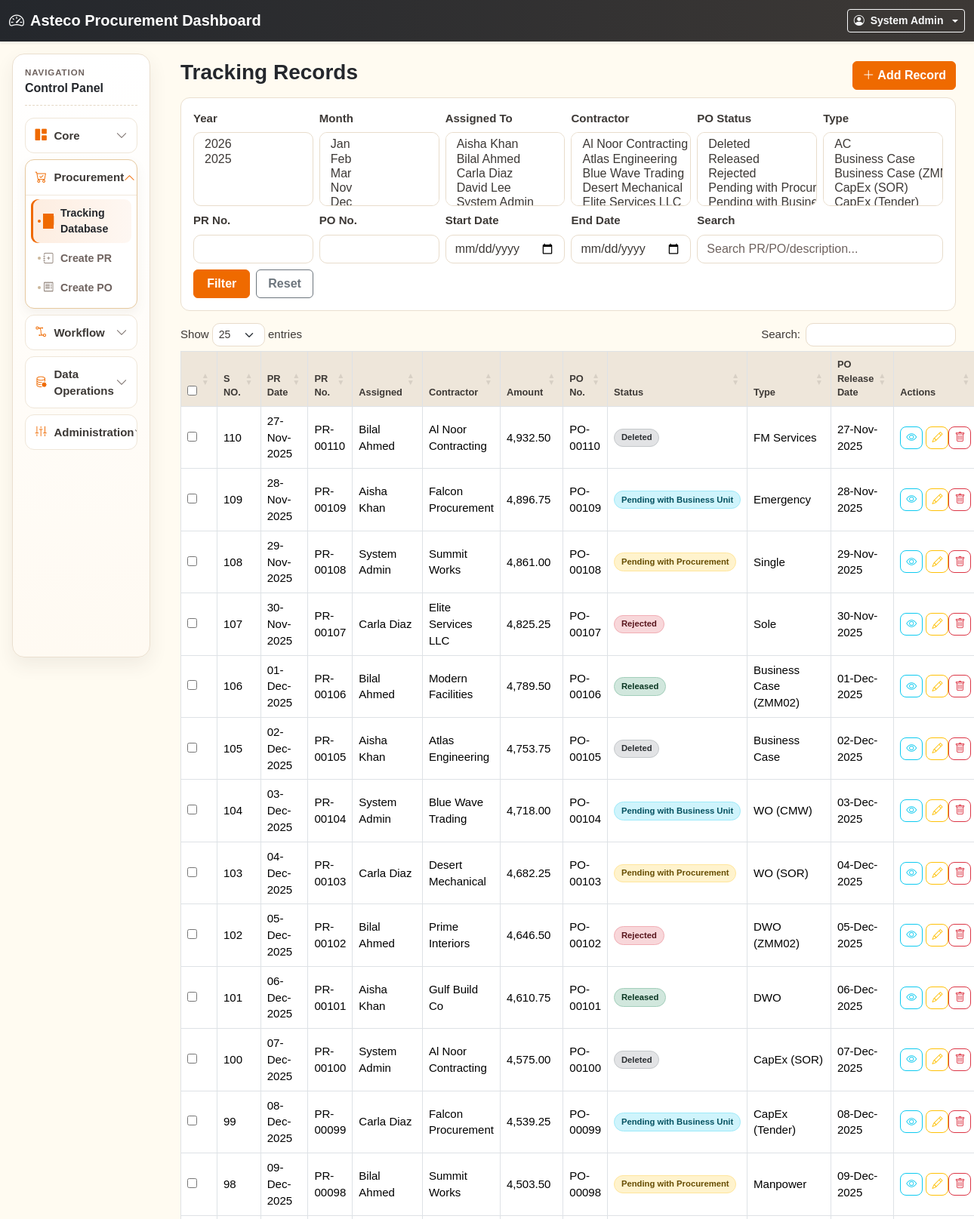
/tracking/index.php (signed in, upper part), run on the app's committed database.
### tables this page shows
CREATE TABLE tracking_records (
  id INT AUTO_INCREMENT PRIMARY KEY,
  s_no INT NULL,
  pr_receival_date DATE NOT NULL,
  pr_no VARCHAR(100) NOT NULL,
  assigned_to_user_id INT NOT NULL,
  brief_description TEXT NOT NULL,
  wo_dwo_vo_ref VARCHAR(120) NULL,
  amount_aed DECIMAL(14,2) NULL,
  contract_reference VARCHAR(120) NULL,
  contractor_id INT NOT NULL,
  po_no VARCHAR(100) NULL,
  po_status_id INT NOT NULL,
  po_release_date DATE NULL,
  remarks TEXT NULL,
  type_id INT NOT NULL,
  created_by INT NULL,
  updated_by INT NULL,
  created_at DATETIME NULL,
  updated_at DATETIME NULL,
  deleted_at DATETIME NULL,
  CONSTRAINT fk_tr_user FOREIGN KEY (assigned_to_user_id) REFERENCES users(id),
  CONSTRAINT fk_tr_contractor FOREIGN KEY (contractor_id) REFERENCES contractors(id),
  CONSTRAINT fk_tr_status FOREIGN KEY (po_status_id) REFERENCES po_statuses(id),
  CONSTRAINT fk_tr_type FOREIGN KEY (type_id) REFERENCES types(id)
);

CREATE TABLE users (
  id INT AUTO_INCREMENT PRIMARY KEY,
  full_name VARCHAR(100) NOT NULL,
  designation VARCHAR(120) NULL,
  email VARCHAR(120) NOT NULL,
  phone VARCHAR(30) NULL,
  username VARCHAR(80) NOT NULL UNIQUE,
  password VARCHAR(255) NOT NULL,
  profile_image VARCHAR(255) NULL,
  role_id INT NOT NULL,
  is_active TINYINT(1) NOT NULL DEFAULT 1,
  created_at DATETIME NULL,
  updated_at DATETIME NULL,
  CONSTRAINT fk_users_role FOREIGN KEY (role_id) REFERENCES roles(id)
);

CREATE TABLE contractors (
  id INT AUTO_INCREMENT PRIMARY KEY,
  contractor_name VARCHAR(150) NOT NULL UNIQUE,
  status TINYINT(1) NOT NULL DEFAULT 1,
  created_at DATETIME NULL,
  updated_at DATETIME NULL
);

CREATE TABLE po_statuses (
  id INT AUTO_INCREMENT PRIMARY KEY,
  status_name VARCHAR(100) NOT NULL UNIQUE,
  created_at DATETIME NULL,
  updated_at DATETIME NULL
);

CREATE TABLE types (
  id INT AUTO_INCREMENT PRIMARY KEY,
  type_name VARCHAR(120) NOT NULL UNIQUE,
  created_at DATETIME NULL,
  updated_at DATETIME NULL
);

### includes/functions.php (called while the page is built, shortened)
<?php
function e(?string $value): string
{
    return htmlspecialchars((string)$value, ENT_QUOTES, 'UTF-8');
}
function user(): ?array
{
    return $_SESSION['user'] ?? null;
}
function has_role(array $roles): bool
{
    $currentUser = user();
    return in_array($currentUser['role_name'], $roles, true);
}
function can_manage(): bool
{
    return has_role(['Admin', 'Manager']);
}
function where_in_clause(string $column, array $values, array &$params): ?string
{
    if (!$values) {
        return null;
    }
    $placeholders = implode(',', array_fill(0, count($values), '?'));
    return "$column IN ($placeholders)";
}
function tracking_where_sql(array $filters, array &$params): string
{
    $where = ['tr.deleted_at IS NULL'];
    return ' WHERE ' . implode(' AND ', $where);
}
function format_date(?string $date): string
{
    $ts = strtotime($date);
    return $ts ? date('d-M-Y', $ts) : '-';
}
function status_badge_class(string $status): string
{
    return match ($status) {
        'Released' => 'bg-success-subtle text-success-emphasis border border-success-subtle',
        'Rejected' => 'bg-danger-subtle text-danger-emphasis border border-danger-subtle',
        'Pending with Procurement' => 'bg-warning-subtle text-warning-emphasis border border-warning-subtle',
        'Pending with Business Unit' => 'bg-info-subtle text-info-emphasis border border-info-subtle',
        'Deleted' => 'bg-secondary-subtle text-secondary-emphasis border border-secondary-subtle',
        default => 'bg-light text-dark border'
    };
}
function selected_multi(array $values, $value): string
{
    return in_array((string)$value, array_map('strval', $values), true) ? 'selected' : '';
}

### tracking/index.php (the view, shortened to what this page needs)
<?php
require_once __DIR__ . '/../layouts/header.php';
require_once __DIR__ . '/../layouts/sidebar.php';
$filters = query_filters();
$filters['pr_no'] = trim($_GET['pr_no'] ?? '');
$filters['po_no'] = trim($_GET['po_no'] ?? '');
$filters['date_from'] = trim($_GET['date_from'] ?? '');
$filters['date_to'] = trim($_GET['date_to'] ?? '');
$params = [];
$whereSql = tracking_where_sql($filters, $params);
$sql = "SELECT tr.*, u.full_name assigned_to_name, c.contractor_name, ps.status_name, t.type_name,
(prd.cnt > 1) pr_duplicate, (pod.cnt > 1 AND tr.po_no IS NOT NULL AND tr.po_no <> '') po_duplicate
FROM tracking_records tr
LEFT JOIN users u ON u.id = tr.assigned_to_user_id
LEFT JOIN contractors c ON c.id = tr.contractor_id
LEFT JOIN po_statuses ps ON ps.id = tr.po_status_id
LEFT JOIN types t ON t.id = tr.type_id
LEFT JOIN (SELECT pr_no, COUNT(*) cnt FROM tracking_records WHERE deleted_at IS NULL GROUP BY pr_no) prd ON prd.pr_no=tr.pr_no
LEFT JOIN (SELECT po_no, COUNT(*) cnt FROM tracking_records WHERE deleted_at IS NULL AND po_no IS NOT NULL AND po_no<>'' GROUP BY po_no) pod ON pod.po_no=tr.po_no
$whereSql ORDER BY tr.id DESC";
$stmt = $pdo->prepare($sql);
$stmt->execute($params);
$rows = $stmt->fetchAll();
$users = $pdo->query("SELECT id,full_name FROM users WHERE is_active=1 ORDER BY full_name")->fetchAll();
$contractors = $pdo->query("SELECT id,contractor_name FROM contractors WHERE status=1 ORDER BY contractor_name")->fetchAll();
$statuses = $pdo->query("SELECT id,status_name FROM po_statuses ORDER BY id")->fetchAll();
$types = $pdo->query("SELECT id,type_name FROM types ORDER BY type_name")->fetchAll();
$years = $pdo->query("SELECT DISTINCT YEAR(pr_receival_date) y FROM tracking_records WHERE deleted_at IS NULL ORDER BY y DESC")->fetchAll();
$months = $pdo->query("SELECT DISTINCT MONTH(pr_receival_date) m FROM tracking_records WHERE deleted_at IS NULL ORDER BY m ASC")->fetchAll();
?>
<div class="d-flex justify-content-between mb-2 align-items-center"><h3>Tracking Records</h3><?php if (can_manage()): ?><a class="btn btn-primary" href="form.php"><i class="bi bi-plus-lg me-1"></i>Add Record</a><?php endif; ?></div>
<div class="filter-card p-3 mb-3">
<form class="row g-2" method="get">
<div class="col-md-2"><label class="form-label">Year</label><select class="form-select multi-select" name="year[]" multiple><?php foreach($years as $y): ?><option value="<?= $y['y'] ?>" <?= selected_multi($filters['year'], $y['y']) ?>><?= $y['y'] ?></option><?php endforeach; ?></select></div>
<div class="col-md-2"><label class="form-label">Month</label><select class="form-select multi-select" name="month[]" multiple><?php foreach($months as $m): $ml=date('M', mktime(0,0,0,$m['m'],1)); ?><option value="<?= $m['m'] ?>" <?= selected_multi($filters['month'], $m['m']) ?>><?= $ml ?></option><?php endforeach; ?></select></div>
<div class="col-md-2"><label class="form-label">Assigned To</label><select class="form-select multi-select" name="assigned_to[]" multiple><?php foreach($users as $u): ?><option value="<?= $u['id'] ?>" <?= selected_multi($filters['assigned_to'], $u['id']) ?>><?= e($u['full_name']) ?></option><?php endforeach; ?></select></div>
<div class="col-md-2"><label class="form-label">Contractor</label><select class="form-select multi-select" name="contractor_id[]" multiple><?php foreach($contractors as $c): ?><option value="<?= $c['id'] ?>" <?= selected_multi($filters['contractor_id'], $c['id']) ?>><?= e($c['contractor_name']) ?></option><?php endforeach; ?></select></div>
<div class="col-md-2"><label class="form-label">PO Status</label><select class="form-select multi-select" name="po_status_id[]" multiple><?php foreach($statuses as $s): ?><option value="<?= $s['id'] ?>" <?= selected_multi($filters['po_status_id'], $s['id']) ?>><?= e($s['status_name']) ?></option><?php endforeach; ?></select></div>
<div class="col-md-2"><label class="form-label">Type</label><select class="form-select multi-select" name="type_id[]" multiple><?php foreach($types as $t): ?><option value="<?= $t['id'] ?>" <?= selected_multi($filters['type_id'], $t['id']) ?>><?= e($t['type_name']) ?></option><?php endforeach; ?></select></div>
<div class="col-md-2"><label class="form-label">PR No.</label><input class="form-control" name="pr_no" value="<?= e($filters['pr_no']) ?>"></div>
<div class="col-md-2"><label class="form-label">PO No.</label><input class="form-control" name="po_no" value="<?= e($filters['po_no']) ?>"></div>
<div class="col-md-2"><label class="form-label">Start Date</label><input type="date" class="form-control" name="date_from" value="<?= e($filters['date_from']) ?>"></div>
<div class="col-md-2"><label class="form-label">End Date</label><input type="date" class="form-control" name="date_to" value="<?= e($filters['date_to']) ?>"></div>
<div class="col-md-4"><label class="form-label">Search</label><input class="form-control" name="search" value="<?= e($filters['search']) ?>" placeholder="Search PR/PO/description..."></div>
<div class="col-md-2 d-flex gap-2 align-items-end"><button class="btn btn-primary w-100">Filter</button><a class="btn btn-outline-secondary w-100" href="index.php">Reset</a></div>
</form>
</div>
<form method="post" action="bulk_delete.php" onsubmit="return confirm('Delete selected records?');">
<div id="bulkToolbar" class="d-none mb-2 p-2 bg-light border rounded">
  <span class="me-2"><strong id="bulkCount">0</strong> selected</span>
</div>
<table class="table table-bordered align-middle" id="trackingTable"><thead><tr><th><input type="checkbox" id="selectAllRows"></th><th>S NO.</th><th>PR Date</th><th>PR No.</th><th>Assigned</th><th>Contractor</th><th>Amount</th><th>PO No.</th><th>Status</th><th>Type</th><th>PO Release Date</th><th>Actions</th></tr></thead><tbody>
<?php foreach ($rows as $row): ?><tr>
<td><input type="checkbox" class="row-check" name="ids[]" value="<?= $row['id'] ?>"></td>
<td><?= e($row['s_no']) ?></td>
<td><?= e(format_date($row['pr_receival_date'])) ?></td>
<td><?= e($row['pr_no']) ?> <?php if($row['pr_duplicate']): ?><span class="dup-badge">Duplicate</span><?php endif; ?></td>
<td><?= e($row['assigned_to_name']) ?></td>
<td><?= e($row['contractor_name']) ?></td>
<td><?= number_format((float)$row['amount_aed'],2) ?></td>
<td><?= e($row['po_no']) ?> <?php if($row['po_duplicate']): ?><span class="dup-badge">Duplicate</span><?php endif; ?></td>
<td><span class="badge badge-pill <?= status_badge_class($row['status_name']) ?>"><?= e($row['status_name']) ?></span></td>
<td><?= e($row['type_name']) ?></td>
<td><?= e(format_date($row['po_release_date'])) ?></td>
<td class="text-nowrap">
<a class="btn btn-sm action-btn btn-outline-info" title="View" href="view.php?id=<?= $row['id'] ?>"><i class="bi bi-eye"></i></a>
<?php if (can_manage()): ?><a class="btn btn-sm action-btn btn-outline-warning" title="Edit" href="form.php?id=<?= $row['id'] ?>"><i class="bi bi-pencil"></i></a><?php endif; ?>
<?php if (has_role(['Admin'])): ?><a class="btn btn-sm action-btn btn-outline-danger" title="Delete" onclick="return confirm('Delete?')" href="delete.php?id=<?= $row['id'] ?>"><i class="bi bi-trash"></i></a><?php endif; ?>
</td></tr><?php endforeach; ?>
</tbody></table>
</form>
<?php require_once __DIR__ . '/../layouts/footer.php'; ?>

### assets/css/app.css (style rules this page uses)
:root { --asteco-orange: #EF6A00; --off-white: #FFFBF1; --sandstone: #EEE6DA; --tan: #D4BE97; --warm-grey: #6F635F; --charcoal: #3D3936; --jet-black: #24272C; --pure-white: #FFFFFF; --lavender: #C9A0C0; --sun: #FED34C; --sand: #CDA78E; --lagoon: #72B096; --sky: #78C6E0; }
* { font-family: Tahoma, Arial, sans-serif; }
body { font-size: .94rem; background: var(--off-white); color: var(--charcoal); line-height: 1.45; }
h1,h2,h3,h4,h5,h6 { color: var(--jet-black); font-weight: 700; }
label, .form-label { color: var(--charcoal); font-weight: 600; }
.table { color: var(--charcoal); }
.table thead th { background: var(--sandstone); color: var(--charcoal); font-size: .8rem; font-weight: 700; }
.btn { font-weight: 600; }
.form-control, .form-select { border-color: #e8dccb; border-radius: 10px; color: var(--charcoal); }
.form-control::placeholder { color: var(--warm-grey); }
.btn-primary { background: var(--asteco-orange); border-color: var(--asteco-orange); color: var(--pure-white); }
.badge-pill { border-radius: 999px; padding: .35rem .55rem; font-weight: 600; }
.action-btn { width: 30px; height: 30px; border-radius: 8px; display: inline-flex; align-items: center; justify-content: center; }
.filter-card { background: #fff; border: 1px solid #eadfcf; border-radius: 12px; }
.multi-select { min-height: 98px; }

### data on the page
tracking_records: s_no "110", pr_receival_date "27-Nov-2025", pr_no "PR-00110", assigned_to_user.full_name "Bilal Ahmed", contractor.contractor_name "Al Noor Contracting", amount_aed "4,932.50", po_no "PO-00110", po_status.status_name "Deleted", type.type_name "FM Services", po_release_date "27-Nov-2025"
tracking_records: s_no "109", pr_receival_date "28-Nov-2025", pr_no "PR-00109", assigned_to_user.full_name "Aisha Khan", contractor.contractor_name "Falcon Procurement", amount_aed "4,896.75", po_no "PO-00109", po_status.status_name "Pending with Business Unit", type.type_name "Emergency", po_release_date "28-Nov-2025"
tracking_records: s_no "108", pr_receival_date "29-Nov-2025", pr_no "PR-00108", assigned_to_user.full_name "System Admin", contractor.contractor_name "Summit Works", amount_aed "4,861.00", po_no "PO-00108", po_status.status_name "Pending with Procurement", type.type_name "Single", po_release_date "29-Nov-2025"
tracking_records: s_no "107", pr_receival_date "30-Nov-2025", pr_no "PR-00107", assigned_to_user.full_name "Carla Diaz", contractor.contractor_name "Elite Services LLC", amount_aed "4,825.25", po_no "PO-00107", po_status.status_name "Rejected", type.type_name "Sole", po_release_date "30-Nov-2025"
tracking_records: s_no "106", pr_receival_date "01-Dec-2025", pr_no "PR-00106", assigned_to_user.full_name "Bilal Ahmed", contractor.contractor_name "Modern Facilities", amount_aed "4,789.50", po_no "PO-00106", po_status.status_name "Released", type.type_name "Business Case (ZMM02)", po_release_date "01-Dec-2025"
tracking_records: s_no "105", pr_receival_date "02-Dec-2025", pr_no "PR-00105", assigned_to_user.full_name "Aisha Khan", contractor.contractor_name "Atlas Engineering", amount_aed "4,753.75", po_no "PO-00105", po_status.status_name "Deleted", type.type_name "Business Case", po_release_date "02-Dec-2025"
tracking_records: s_no "104", pr_receival_date "03-Dec-2025", pr_no "PR-00104", assigned_to_user.full_name "System Admin", contractor.contractor_name "Blue Wave Trading", amount_aed "4,718.00", po_no "PO-00104", po_status.status_name "Pending with Business Unit", type.type_name "WO (CMW)", po_release_date "03-Dec-2025"
tracking_records: s_no "103", pr_receival_date "04-Dec-2025", pr_no "PR-00103", assigned_to_user.full_name "Carla Diaz", contractor.contractor_name "Desert Mechanical", amount_aed "4,682.25", po_no "PO-00103", po_status.status_name "Pending with Procurement", type.type_name "WO (SOR)", po_release_date "04-Dec-2025"
tracking_records: s_no "102", pr_receival_date "05-Dec-2025", pr_no "PR-00102", assigned_to_user.full_name "Bilal Ahmed", contractor.contractor_name "Prime Interiors", amount_aed "4,646.50", po_no "PO-00102", po_status.status_name "Rejected", type.type_name "DWO (ZMM02)", po_release_date "05-Dec-2025"
tracking_records: s_no "101", pr_receival_date "06-Dec-2025", pr_no "PR-00101", assigned_to_user.full_name "Aisha Khan", contractor.contractor_name "Gulf Build Co", amount_aed "4,610.75", po_no "PO-00101", po_status.status_name "Released", type.type_name "DWO", po_release_date "06-Dec-2025"
tracking_records: s_no "100", pr_receival_date "07-Dec-2025", pr_no "PR-00100", assigned_to_user.full_name "System Admin", contractor.contractor_name "Al Noor Contracting", amount_aed "4,575.00", po_no "PO-00100", po_status.status_name "Deleted", type.type_name "CapEx (SOR)", po_release_date "07-Dec-2025"
tracking_records: s_no "99", pr_receival_date "08-Dec-2025", pr_no "PR-00099", assigned_to_user.full_name "Carla Diaz", contractor.contractor_name "Falcon Procurement", amount_aed "4,539.25", po_no "PO-00099", po_status.status_name "Pending with Business Unit", type.type_name "CapEx (Tender)", po_release_date "08-Dec-2025"
tracking_records: s_no "98", pr_receival_date "09-Dec-2025", pr_no "PR-00098", assigned_to_user.full_name "Bilal Ahmed", contractor.contractor_name "Summit Works", amount_aed "4,503.50", po_no "PO-00098", po_status.status_name "Pending with Procurement", type.type_name "Manpower", po_release_date "09-Dec-2025"

### other printed values
app_setting('app_name', $env['app_name']) "Asteco Procurement Dashboard"
user()['full_name'] "System Admin"
$group['label'] "Core"
$group['label'] "Procurement"
$menuItem['label'] "Tracking Database"
$menuItem['label'] "Create PR"
$menuItem['label'] "Create PO"
$group['label'] "Workflow"
$group['label'] "Data Operations"
$group['label'] "Administration"
